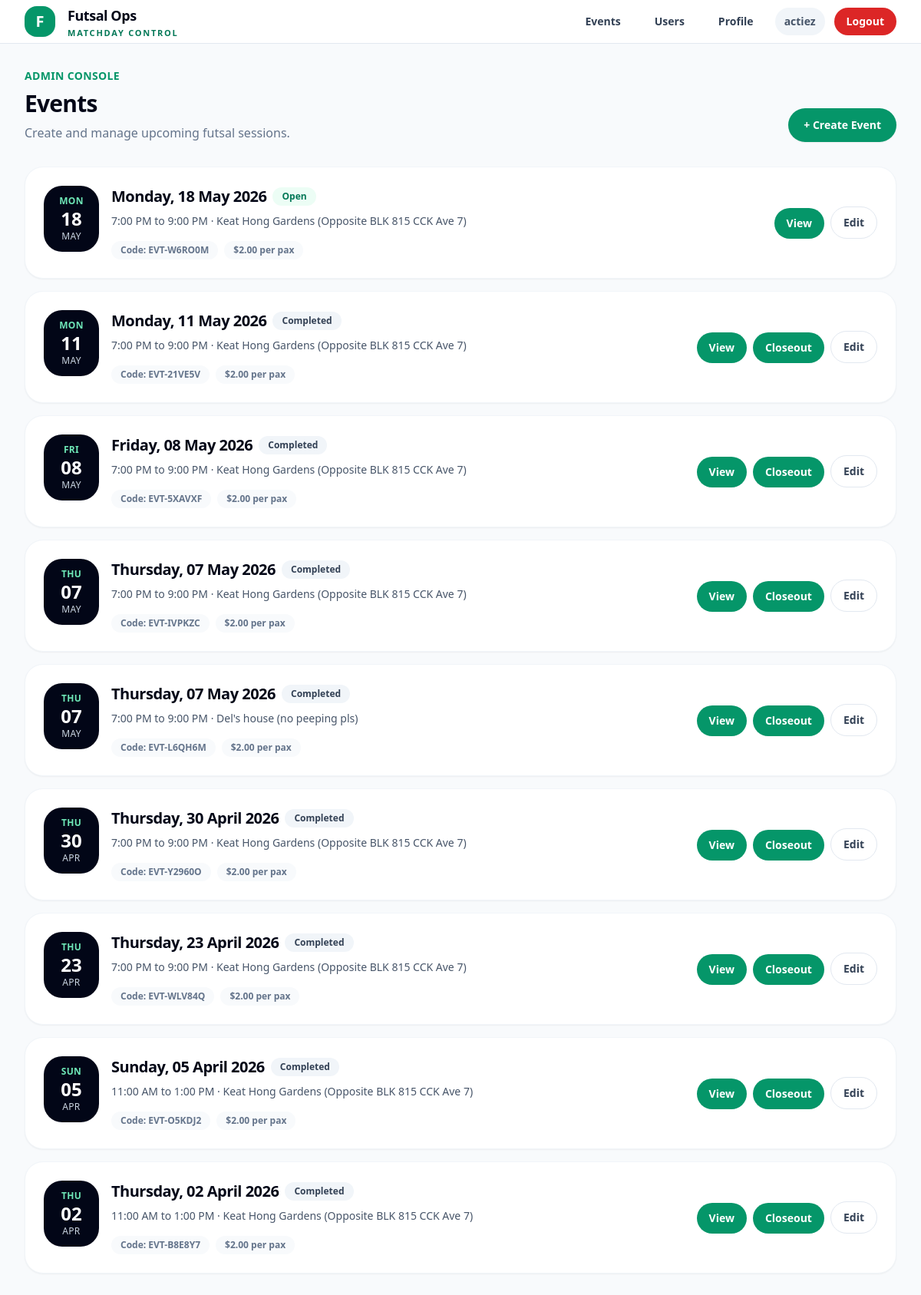
The app's page /events/ (signed in) with its own data.
### accounts/models.py (models this page shows, shortened)
class User(AbstractUser):
    ROLE_USER = "user"
    ROLE_ADMIN = "admin"
    ROLE_SUPERADMIN = "superadmin"
    ROLE_CHOICES = [
        (ROLE_USER, "User"),
        (ROLE_ADMIN, "Admin"),
        (ROLE_SUPERADMIN, "Superadmin"),
    ]
    PLAYER_NEW = "new"
    PLAYER_REGULAR = "regular"
    PLAYER_CORE = "core"
    PLAYER_NAUGHTY = "naughty"
    PLAYER_TYPE_CHOICES = [
        (PLAYER_NEW, "New"),
        (PLAYER_REGULAR, "Regular"),
        (PLAYER_CORE, "Core"),
        (PLAYER_NAUGHTY, "Naughty"),
    ]
    role = models.CharField(max_length=20, choices=ROLE_CHOICES, default=ROLE_USER)
    player_type = models.CharField(max_length=20, choices=PLAYER_TYPE_CHOICES, default=PLAYER_NEW)
    mobile_number = models.CharField(max_length=30, blank=True)
    games_played_count = models.PositiveIntegerField(default=0)
    email_verified = models.BooleanField(default=False)
    admin_notes = models.TextField(blank=True, default="")
    def is_admin_level(self):
        return self.is_authenticated and (
            self.is_superuser or self.role in {self.ROLE_ADMIN, self.ROLE_SUPERADMIN}
        )

### events/models.py (models this page shows, shortened)
class Event(models.Model):
    STATUS_DRAFT = "draft"
    STATUS_OPEN = "open"
    STATUS_FINALIZED = "finalized"
    STATUS_COMPLETED = "completed"
    STATUS_CANCELLED = "cancelled"
    STATUS_CHOICES = [
        (STATUS_DRAFT, "Draft"),
        (STATUS_OPEN, "Open"),
        (STATUS_FINALIZED, "Finalized"),
        (STATUS_COMPLETED, "Completed"),
        (STATUS_CANCELLED, "Cancelled"),
    ]
    registration_token = models.UUIDField(
        default=uuid.uuid4,
        unique=True,
        editable=False,
    )
    event_code = models.CharField(
        max_length=20,
        unique=True,
        default=generate_event_code,
        editable=False,
    )
    title = models.CharField(max_length=255)
    start_datetime = models.DateTimeField()
    end_datetime = models.DateTimeField()
    location = models.CharField(max_length=255)
    amount_payable = models.DecimalField(max_digits=8, decimal_places=2)
    playing_slots = models.PositiveIntegerField(default=15)
    waiting_slots = models.PositiveIntegerField(default=5)
    backup_slots = models.PositiveIntegerField(default=3)
    is_private = models.BooleanField(
        default=False,
        help_text="Private events are hidden from the public event list but accessible by registration link.",
    )
    status = models.CharField(
        max_length=20,
        choices=STATUS_CHOICES,
        default=STATUS_DRAFT,
    )
    created_by = models.ForeignKey(
        settings.AUTH_USER_MODEL,
        on_delete=models.SET_NULL,
        null=True,
        related_name="created_events",
    )
    created_at = models.DateTimeField(auto_now_add=True)
    updated_at = models.DateTimeField(auto_now=True)
    class Meta:
        ordering = ["start_datetime"]
    @property
    def weekday_display(self):
        local_start = timezone.localtime(self.start_datetime)
        return local_start.strftime("%A")
    @property
    def date_display(self):
        local_start = timezone.localtime(self.start_datetime)
        return local_start.strftime("%d %B %Y")
    @property
    def time_range_display(self):
        local_start = timezone.localtime(self.start_datetime)
        local_end = timezone.localtime(self.end_datetime)
        start = local_start.strftime("%I:%M %p").lstrip("0")
        end = local_end.strftime("%I:%M %p").lstrip("0")
        return f"{start} to {end}"
    @property
    def effective_status(self):
        from registrations.models import EventRegistration
        now = timezone.now()
        if now >= self.end_datetime:
            return "completed"
        playing_count = self.registrations.filter(
            status=EventRegistration.STATUS_PLAYING
        ).count()
        waiting_count = self.registrations.filter(
            status=EventRegistration.STATUS_WAITING
        ).count()
        if playing_count >= self.playing_slots and waiting_count >= self.waiting_slots:
            return "full"
        if playing_count >= self.playing_slots:
            return "playing_full"
        return "open"
    @property
    def effective_status_label(self):
        labels = {
            "open": "Open",
            "playing_full": "Playing Full",
            "full": "Full",
            "completed": "Completed",
        }
        return labels.get(self.effective_status, self.effective_status)

### events/views.py (the view)
# urls.py: path("", EventListView.as_view(), name="event_list"),
class EventListView(ListView):
    model = Event
    template_name = "events/list.html"
    context_object_name = "events"
    ordering = ["-start_datetime"]
    def get_queryset(self):
        queryset = super().get_queryset()
        user = self.request.user
        if user.is_authenticated and user.is_admin_level():
            return queryset
        return queryset.filter(is_private=False)
    def get_context_data(self, **kwargs):
        context = super().get_context_data(**kwargs)
        context["now"] = timezone.now()
        return context

### templates/events/list.html (shortened to what this page needs)
{% extends "base.html" %}
{% block content %}
<div class="space-y-8">
    <div class="flex flex-col md:flex-row md:items-end md:justify-between gap-5">
        <div>
            <p class="text-sm font-bold text-emerald-600 uppercase tracking-wide">
                Admin Console
            </p>
            <h1 class="mt-2 text-3xl font-black tracking-tight text-slate-950">
                Events
            </h1>
            <p class="mt-2 text-slate-500">
                Create and manage upcoming futsal sessions.
            </p>
        </div>
        <a href="{% url 'event_create' %}"
           class="inline-flex items-center justify-center px-5 py-3 rounded-full bg-emerald-600 text-white text-sm font-bold hover:bg-emerald-700 shadow-sm">
            + Create Event
        </a>
    </div>
    <div class="grid grid-cols-1 gap-4">
        {% for event in events %}
            <div class="bg-white rounded-3xl border border-slate-100 shadow-sm p-5 md:p-6 hover:shadow-md transition-shadow">
                <div class="flex flex-col md:flex-row md:items-center md:justify-between gap-5">
                    <div class="flex items-start gap-4">
                        <div class="min-w-[72px] rounded-3xl bg-slate-950 text-white px-4 py-3 text-center">
                            <div class="text-xs font-bold uppercase tracking-wide text-emerald-300">
                                {{ event.weekday_display|slice:":3" }}
                            </div>
                            <div class="text-2xl font-black leading-tight">
                                {{ event.start_datetime|date:"d" }}
                            </div>
                            <div class="text-xs uppercase tracking-wide text-slate-300">
                                {{ event.start_datetime|date:"M" }}
                            </div>
                        </div>
                        <div>
                            <div class="flex flex-wrap items-center gap-2">
                                <h2 class="text-xl font-black tracking-tight text-slate-950">
                                    {{ event.weekday_display }}, {{ event.date_display }}
                                </h2>
                                <span class="inline-flex items-center rounded-full px-3 py-1 text-xs font-bold
                                    {% if event.effective_status == 'completed' %}
                                        bg-slate-100 text-slate-700
                                    {% elif event.effective_status == 'full' %}
                                        bg-red-50 text-red-700
                                    {% elif event.effective_status == 'playing_full' %}
                                        bg-amber-50 text-amber-700
                                    {% elif event.effective_status == 'cancelled' %}
                                        bg-slate-200 text-slate-700
                                    {% else %}
                                        bg-emerald-50 text-emerald-700
                                    {% endif %}
                                ">
                                    {{ event.effective_status_label }}
                                </span>
                            </div>
                            <div class="mt-2 text-sm text-slate-600">
                                {{ event.time_range_display }} · {{ event.location }}
                            </div>
                            <div class="mt-4 flex flex-wrap gap-2 text-xs font-semibold text-slate-500">
                                <span class="rounded-full bg-slate-50 px-3 py-1">
                                    Code: {{ event.event_code }}
                                </span>
                                <span class="rounded-full bg-slate-50 px-3 py-1">
                                    ${{ event.amount_payable }} per pax
                                </span>
                            </div>
                        </div>
                    </div>
                    <div class="flex flex-row md:flex-col lg:flex-row gap-2 md:items-end">
                        <a href="{% url 'event_detail' event.id %}"
                           class="inline-flex items-center justify-center px-4 py-2.5 rounded-full bg-emerald-600 text-white text-sm font-bold hover:bg-emerald-700">
                            View
                        </a>
		    {% if event.end_datetime <= now and event.status != "cancelled" %}
    			<a href="{% url 'event_closeout' event.id %}"
       				class="inline-flex items-center justify-center px-4 py-2.5 rounded-full bg-emerald-600 text-white text-sm font-bold hover:bg-emerald-700">
        			  Closeout
    			</a>
		    {% endif %}
                        <a href="{% url 'event_edit' event.id %}"
                           class="inline-flex items-center justify-center px-4 py-2.5 rounded-full border border-slate-200 bg-white text-slate-700 text-sm font-bold hover:bg-slate-50">
                            Edit
                        </a>
                    </div>
                </div>
            </div>
        {% endfor %}
    </div>
</div>
{% endblock %}

### templates/base.html (shortened to what this page needs)
<!DOCTYPE html>
<html>
<head>
    <script src="https://cdn.tailwindcss.com"></script>
</head>
<body class="min-h-screen bg-slate-50 text-slate-950">
    <header class="sticky top-0 z-40 border-b border-slate-200 bg-white/95 backdrop-blur">
        <div class="max-w-7xl mx-auto px-4 sm:px-6 lg:px-8">
            <div class="h-14 flex items-center justify-between gap-6">
                <a href="/" class="flex items-center gap-4">
    			<div class="h-10 w-10 rounded-2xl bg-emerald-600 text-white flex items-center justify-center text-xl font-black shadow-sm">
        		   F
    			</div>
   			 <div class="leading-tight">
        			<div class="text-lg font-black tracking-tight text-slate-950">
            			   Futsal Ops
        			</div>
        			<div class="text-[11px] uppercase tracking-[0.16em] text-emerald-700 font-bold mt-0.5">
            		 	   Matchday Control
        			</div>
    			</div>
		</a>
                <div class="flex items-center gap-2 sm:gap-3">
                    {% if request.user.is_authenticated %}
                        {% if request.user.is_admin_level %}
                            <a href="{% url 'event_list' %}"
                               class="hidden sm:inline-flex items-center px-4 py-2 rounded-full text-sm font-semibold text-slate-700 hover:bg-emerald-50 hover:text-emerald-700">
                                Events
                            </a>
                            <a href="{% url 'user_list' %}"
                               class="hidden sm:inline-flex items-center px-4 py-2 rounded-full text-sm font-semibold text-slate-700 hover:bg-emerald-50 hover:text-emerald-700">
                                Users
                            </a>
                        {% endif %}
                        <a href="{% url 'profile' %}"
                           class="inline-flex items-center px-4 py-2 rounded-full text-sm font-semibold text-slate-700 hover:bg-emerald-50 hover:text-emerald-700">
                            Profile
                        </a>
                        <div class="hidden md:inline-flex items-center px-3 py-2 rounded-full bg-slate-100 text-sm font-semibold text-slate-600">
                            {{ request.user.username }}
                        </div>
                        <form method="post" action="/logout/">
                            <button type="submit"
                                class="inline-flex items-center px-4 py-2 rounded-full text-sm font-semibold bg-red-600 text-white hover:bg-red-700">
                                Logout
                            </button>
                        </form>
                    {% else %}
                        <a href="/login/"
                           class="inline-flex items-center px-5 py-2.5 rounded-full text-sm font-semibold bg-emerald-600 text-white hover:bg-emerald-700">
                            Login
                        </a>
                    {% endif %}
                </div>
            </div>
        </div>
    </header>
    <main class="max-w-7xl mx-auto px-4 sm:px-6 lg:px-8 py-8">
        {% block content %}{% endblock %}
    </main>
</body>
</html>

### records on screen
User: user.username "actiez"
Event: weekday_display "MON", start_datetime "18", start_datetime "MAY", weekday_display "Monday", date_display "18 May 2026", effective_status_label "Open", time_range_display "7:00 PM to 9:00 PM", location "Keat Hong Gardens (Opposite BLK 815 CCK Ave 7)", event_code "EVT-W6RO0M", amount_payable "2.00"
Event: weekday_display "MON", start_datetime "11", start_datetime "MAY", weekday_display "Monday", date_display "11 May 2026", effective_status_label "Completed", time_range_display "7:00 PM to 9:00 PM", location "Keat Hong Gardens (Opposite BLK 815 CCK Ave 7)", event_code "EVT-21VE5V", amount_payable "2.00", status "Closeout"
Event: weekday_display "FRI", start_datetime "08", start_datetime "MAY", weekday_display "Friday", date_display "08 May 2026", effective_status_label "Completed", time_range_display "7:00 PM to 9:00 PM", location "Keat Hong Gardens (Opposite BLK 815 CCK Ave 7)", event_code "EVT-5XAVXF", amount_payable "2.00", status "Closeout"
Event: weekday_display "THU", start_datetime "07", start_datetime "MAY", weekday_display "Thursday", date_display "07 May 2026", effective_status_label "Completed", time_range_display "7:00 PM to 9:00 PM", location "Keat Hong Gardens (Opposite BLK 815 CCK Ave 7)", event_code "EVT-IVPKZC", amount_payable "2.00", status "Closeout"
Event: weekday_display "THU", start_datetime "07", start_datetime "MAY", weekday_display "Thursday", date_display "07 May 2026", effective_status_label "Completed", time_range_display "7:00 PM to 9:00 PM", location "Del's house (no peeping pls)", event_code "EVT-L6QH6M", amount_payable "2.00", status "Closeout"
Event: weekday_display "THU", start_datetime "30", start_datetime "APR", weekday_display "Thursday", date_display "30 April 2026", effective_status_label "Completed", time_range_display "7:00 PM to 9:00 PM", location "Keat Hong Gardens (Opposite BLK 815 CCK Ave 7)", event_code "EVT-Y2960O", amount_payable "2.00", status "Closeout"
Event: weekday_display "THU", start_datetime "23", start_datetime "APR", weekday_display "Thursday", date_display "23 April 2026", effective_status_label "Completed", time_range_display "7:00 PM to 9:00 PM", location "Keat Hong Gardens (Opposite BLK 815 CCK Ave 7)", event_code "EVT-WLV84Q", amount_payable "2.00", status "Closeout"
Event: weekday_display "SUN", start_datetime "05", start_datetime "APR", weekday_display "Sunday", date_display "05 April 2026", effective_status_label "Completed", time_range_display "11:00 AM to 1:00 PM", location "Keat Hong Gardens (Opposite BLK 815 CCK Ave 7)", event_code "EVT-O5KDJ2", amount_payable "2.00", status "Closeout"
Event: weekday_display "THU", start_datetime "02", start_datetime "APR", weekday_display "Thursday", date_display "02 April 2026", effective_status_label "Completed", time_range_display "11:00 AM to 1:00 PM", location "Keat Hong Gardens (Opposite BLK 815 CCK Ave 7)", event_code "EVT-B8E8Y7", amount_payable "2.00", status "Closeout"
